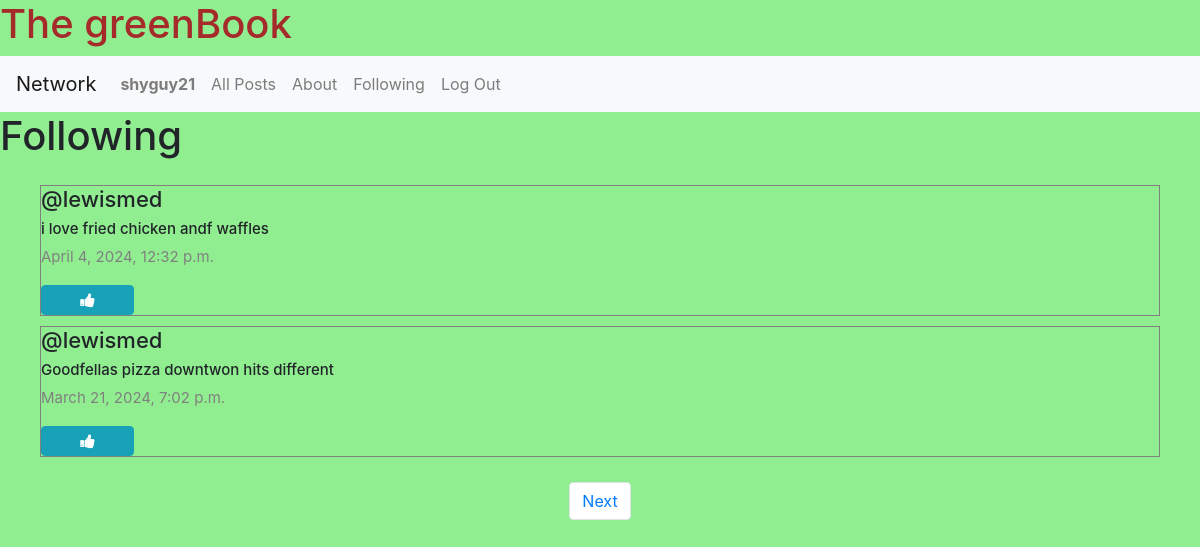
Page /following (signed in) on the committed database.
### network/models.py (models this page shows, shortened)
class User(AbstractUser):
    pass

class Post(models.Model):
    content=models.CharField(max_length=140)
    user=models.ForeignKey(User,on_delete=models.CASCADE,related_name="author")
    imageUrl=models.CharField(max_length=1000,null=True)
    date=models.DateTimeField(auto_now_add=True)
    comment=models.CharField(max_length=140, default="feedback")

### network/views.py (the view)
# urls.py: path('following',views.following,name='following'),
def following(request):
    currentUser=User.objects.get(pk=request.user.id)
    following_people=Follow.objects.filter(user=currentUser)
    allPosts=Post.objects.all().order_by("id").reverse()
    followingPosts=[]
    for posts in allPosts:
        for person in following_people:
            if person.user_follower==posts.user:
                followingPosts.append(posts)
    paginator=Paginator(followingPosts,2)
    page_number= request.GET.get('page')
    posts_of_the_page=paginator.get_page(page_number)
    return render(request, "network/following.html",{
        "posts_of_the_page":posts_of_the_page
    })

### network/templates/network/following.html (shortened to what this page needs)
{% extends "network/layout.html" %}
{% block body %}
<h1>Following</h1>
<div class="all-posts" >
    {% for post in posts_of_the_page %}
  <div class="post" style="margin: 5px 20px; border:0.1px solid gray; display: flex;
    justify-content: center;
    flex-direction:column;
    box-sizing: border-box;">
        <h5 class="username">@{{ post.user }}</h5>
       <h6 class="content" id="content_{{post.id}}" >{{ post.content }}</h6>
        <p class="date"> {{ post.date }}</p>
        {% if user.is_authenticated %}
        {% if user == post.user %}
        <div class="d-flex justify-content-around">
            <button class="btn btn-primary" data-toggle="modal" data-target="#modal_edit_post_{{ post.id }}" > Edit </button>
        </div>
        <div class="modal" id="modal_edit_post_{{ post.id }}" tabindex="-1" role="dialog" aria-labelledby="modal_edit_post_{{ post.id }}_label" aria-hidden="true">
            <div class="modal-dialog" role="document">
              <div class="modal-content">
                <div class="modal-header">
                  <h5 class="modal-title">Edit Post</h5>
                  <button type="button" class="close" data-dismiss="modal" aria-label="Close">
                    <span aria-hidden="true">&times;</span>
                  </button>
                </div>
                <div class="modal-body">
                  <textarea rows="5" id="textarea_{{ post.id }}" class="form-control" name="content">{{ post.content }}</textarea>
                </div>
                <div class="modal-footer">
                  <button type="button" class="btn btn-primary" onclick= "submitHandler({{ post.id }})">Save changes</button>
                  <button type="button" class="btn btn-secondary" data-dismiss="modal">Close</button>
                </div>
              </div>
            </div>
          </div>
          {% else %}
            {% if post.id in whoYouLiked %}
          <button class="btn btn-info fa fa-thumbs-down col-1" onclick="likeHandler({{ post.id }},{{ whoYouLiked }})" post id="{{ post.id }}"></button>
            {% else %}
            <button class="btn btn-info fa fa-thumbs-up col-1"  onclick="likeHandler({{ post.id }},{{ whoYouLiked }})" post id="{{ post.id }}"></button>
            {% endif %}
        {% endif %}
        {% endif %}
    </div>
    {% endfor %}
</div>
<nav aria-label="Page navigation example">
    <ul class="pagination d-flex justify-content-center">
      {% if posts_of_the_page.has_next %}
      <li class="page-item"><a class="page-link" href="?page={{ posts_of_the_page.next_page_number }}">Next</a></li>
        {% endif %}
    </ul>
  </nav>
{% endblock %}

### network/templates/network/layout.html (shortened to what this page needs)
{% load static %}
<!DOCTYPE html>
<html lang="en">
    <head>
        <link rel="stylesheet" href="https://stackpath.bootstrapcdn.com/bootstrap/4.4.1/css/bootstrap.min.css">
        <link href="{% static 'network/styles.css' %}" rel="stylesheet">
        <link rel="stylesheet" href="https://cdnjs.cloudflare.com/ajax/libs/font-awesome/4.7.0/css/font-awesome.min.css">
    </head>
    <body style="background-color: lightgreen;">
<h1 style="color:brown"> The greenBook</h1>
        <nav class="navbar navbar-expand-lg navbar-light bg-light">
            <a class="navbar-brand" href="#">Network</a>
            <div >
              <ul class="navbar-nav mr-auto">
                {% if user.is_authenticated %}
                    <li class="nav-item">
                        <a class="nav-link" href="{% url 'profile' user_id=user.id %}"><strong>{{ user.username }}</strong></a>
                    </li>
                {% endif %}
                <li class="nav-item">
                  <a class="nav-link" href="{% url 'index' %}">All Posts</a>
                </li>
                <li class="nav-item">
                    <a class="nav-link" href="{% url 'about' %}">About</a>
                  </li>
                {% if user.is_authenticated %}
                    <li class="nav-item">
                        <a class="nav-link" href="{% url  'following' %}">Following</a>
                    </li>
                    <li class="nav-item">
                        <a class="nav-link" href="{% url 'logout' %}">Log Out</a>
                    </li>
                {% endif %}
              </ul>
            </div>
          </nav>
        <div class="body">
            {% block body %}
            {% endblock %}
        </div>
    </body>
</html>

### network/static/network/styles.css (style rules this page uses)
.all-posts { display: flex; justify-content: flex-start; flex-direction: column; margin: 20px; }
.content { font-size: 15px; }
.username { font-size: 22px; }
.date { color:gray; font-size: 15px; }

### network/templates/network/layout.html (style rules this page uses)
body { background-color: lightgreen; }

### rows in the picture
User: username "shyguy21"
Post: user "lewismed", content "i love fried chicken andf waffles", date "April 4, 2024, 12:32 p.m."
Post: user "lewismed", content "Goodfellas pizza downtwon hits different", date "March 21, 2024, 7:02 p.m."
